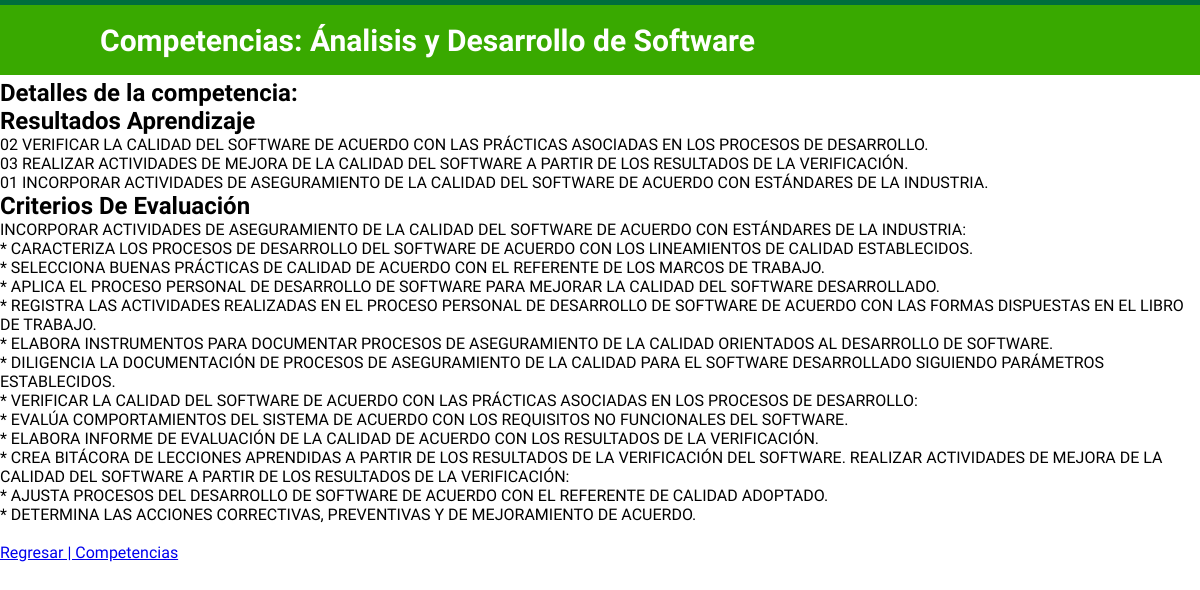
The app's page /competencias/4/ with its own data.
### adsopf/models.py (models this page shows, shortened)
class CompetenciaLaboral(models.Model):
    nombre = models.CharField(max_length=90)
    resultados_aprendizaje = models.TextField(max_length=930)
    criterios_evaluacion = models.TextField(max_length=3000)

### adsopf/views.py (the view)
# urls.py: path('competencias/<int:competencia_id>/', views.detalle_competencia, name='detalle_competencia')
def detalle_competencia(request, competencia_id):
    competencia = CompetenciaLaboral.objects.get(id=competencia_id)
    return render(request, 'detalles.html', {
        'competencia': competencia, 'menu': False
        })

### adsopf/templates/detalles.html (shortened to what this page needs)
{% load static%}
    {% block content %}
    <div class="container-content">
        <br>
        <br>
        <br>
        <h3>{{ competencia.nombre }}</h3>
        <h2>Detalles de la competencia:</h2>
        <h2>Resultados Aprendizaje</h2>
        <p>{{competencia.resultados_aprendizaje|safe|linebreaks }}</p>
        <h2>Criterios De Evaluación</h2>
        <p>{{ competencia.criterios_evaluacion|safe|linebreaks }}</p>
        <br>
        <a href="{% url 'competencias' %}">
            Regresar | Competencias
        </a>
    </div>
    {% endblock %}

### adsopf/static/css/index.css (style rules this page uses)
* { margin: 0; padding: 0; }

### records on screen
CompetenciaLaboral: resultados_aprendizaje "02 VERIFICAR LA CALIDAD DEL SOFTWARE DE ACUERDO CON LAS PRÁCTICAS ASOCIADAS EN LOS PROCESOS DE DESARROLLO. 03 REALIZAR ACTIVIDADES DE MEJORA DE LA CALIDAD DEL SOFTWARE A PARTIR DE LOS RESULTADOS DE LA VERIFICACIÓN. 01 INCORPORAR ACTIVIDADES DE ASEGURAMIENTO DE LA CALIDAD DEL SOFTWARE DE ACUERDO CON ESTÁNDARES DE LA INDUSTRIA.", criterios_evaluacion "INCORPORAR ACTIVIDADES DE ASEGURAMIENTO DE LA CALIDAD DEL SOFTWARE DE ACUERDO CON ESTÁNDARES DE LA INDUSTRIA: * CARACTERIZA LOS PROCESOS DE DESARROLLO DEL SOFTWARE DE ACUERDO CON LOS LINEAMIENTOS DE CALIDAD ESTABLECIDOS. * SELECCIONA BUENAS PRÁCTICAS DE CALIDAD DE ACUERDO CON EL REFERENTE DE LOS MARCOS DE TRABAJO. * APLICA EL PROCESO PERSONAL DE DESARROLLO DE SOFTWARE PARA MEJORAR LA CALIDAD DEL SOFTWARE DESARROLLADO. * REGISTRA LAS ACTIVIDADES REALIZADAS EN EL PROCESO PERSONAL DE DESARROLLO DE SOFTWARE DE ACUERDO CON LAS FORMAS DISPUESTAS EN EL LIBRO DE TRABAJO. * ELABORA INSTRUMENTOS PARA DOCUMENTAR PROCESOS DE ASEGURAMIENTO DE LA CALIDAD ORIENTADOS AL DESARROLLO DE SOFTWARE. * DILIGENCIA…"
